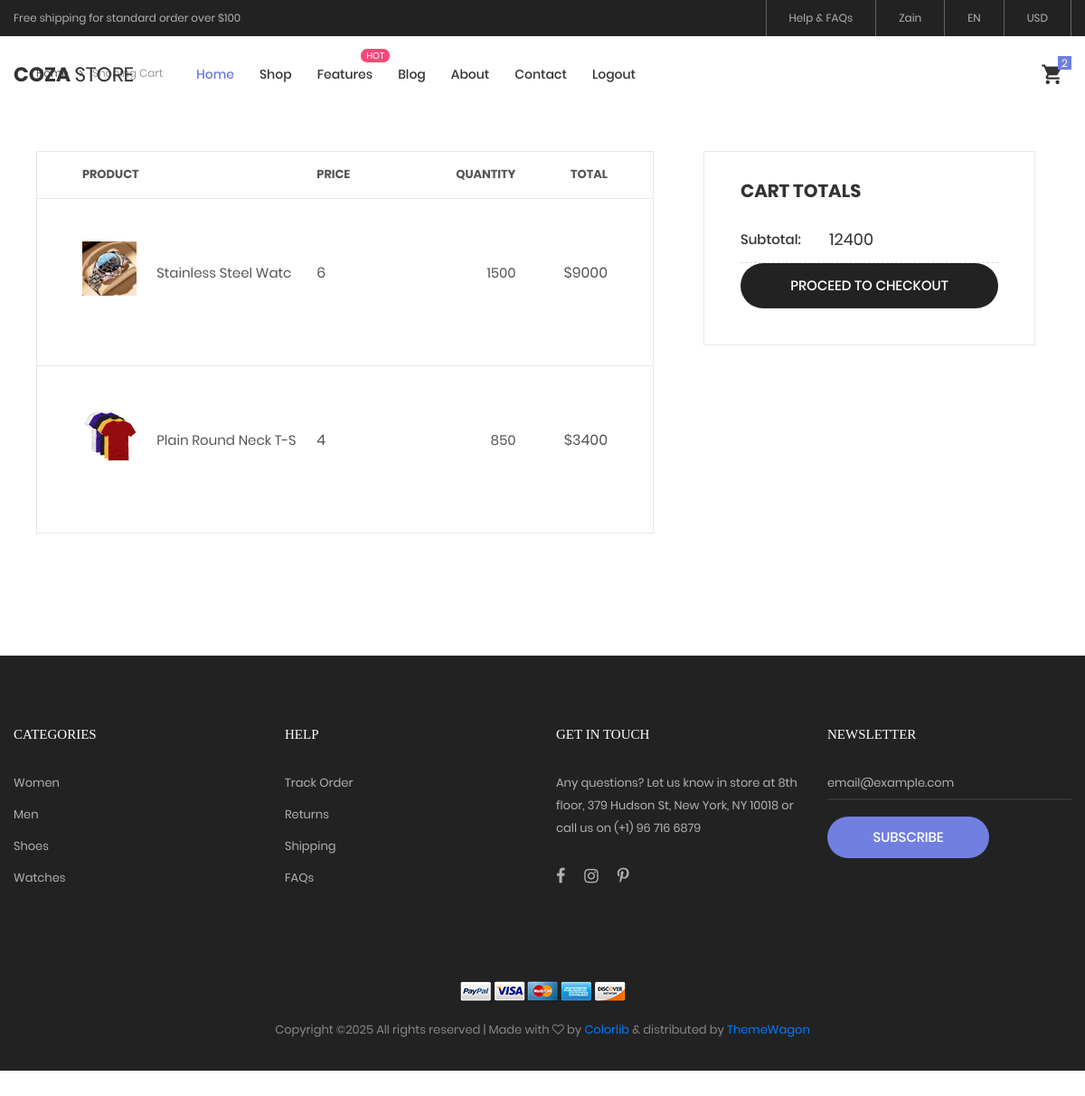
The app's page /shoping-cart.php (signed in), older data.
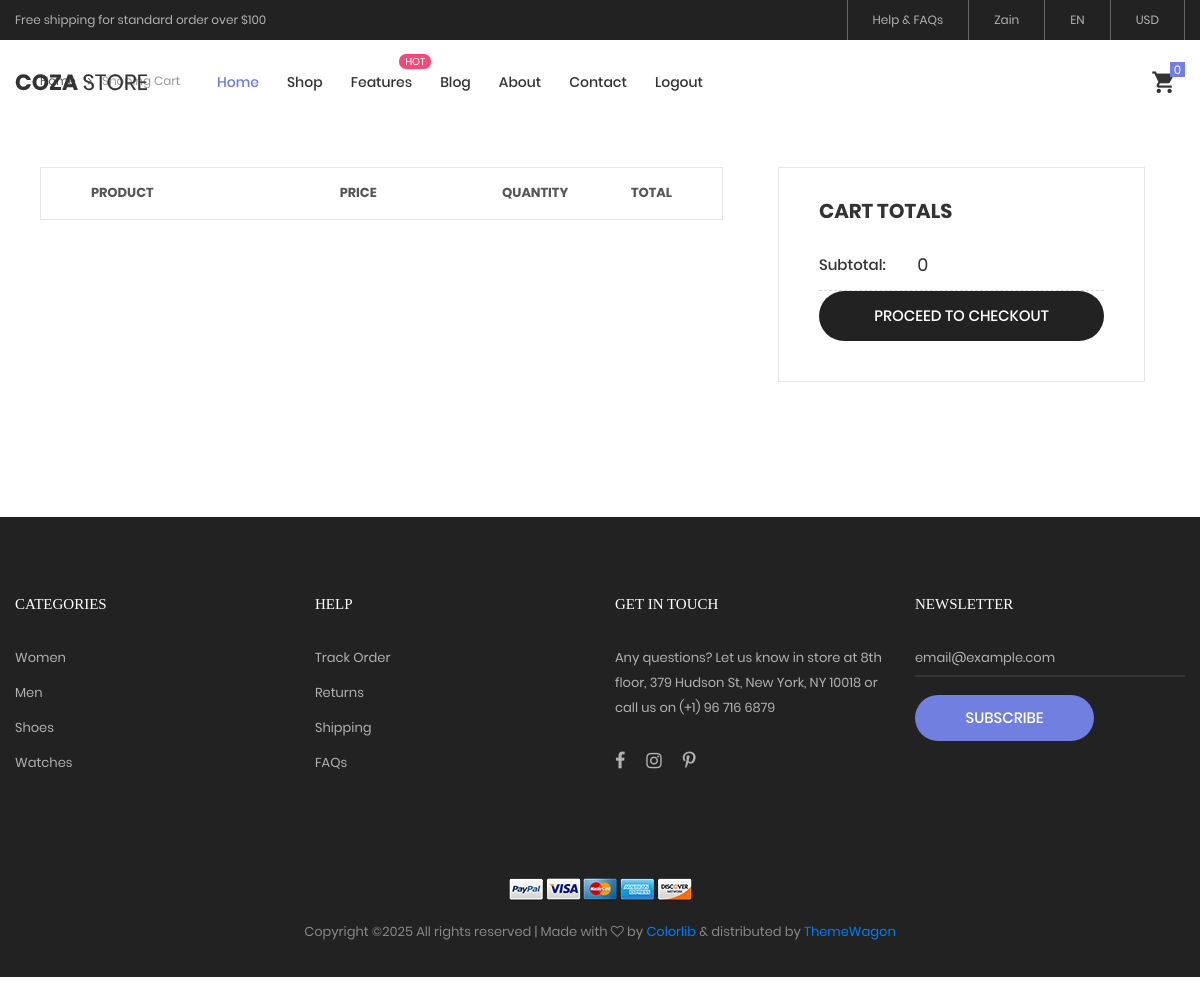
The same page, newer data.
### tables this page shows
CREATE TABLE `add_to_cart` (
  `cart_id` int(11) NOT NULL,
  `user_id` int(11) DEFAULT NULL,
  `product_id` int(11) DEFAULT NULL,
  `product_price` int(11) DEFAULT NULL,
  `product_qty` int(11) DEFAULT NULL
);

CREATE TABLE `add_product` (
  `p_id` int(11) NOT NULL,
  `p_name` varchar(20) DEFAULT NULL,
  `p_description` varchar(50) DEFAULT NULL,
  `p_qty` int(11) DEFAULT NULL,
  `p_price` int(11) DEFAULT NULL,
  `cat_id` int(11) DEFAULT NULL,
  `p_image` text DEFAULT NULL
);

### shoping-cart.php (the view, shortened to what this page needs)
<?php
include "header.php";
?>
	<div class="container">
		<div class="bread-crumb flex-w p-l-25 p-r-15 p-t-30 p-lr-0-lg">
			<a href="index.html" class="stext-109 cl8 hov-cl1 trans-04">
			</a>
			<span class="stext-109 cl4">
				Shoping Cart
			</span>
		</div>
	</div>
	<form class="bg0 p-t-75 p-b-85" action="code.php" method="POST">
		<div class="container">
			<div class="row">
				<div class="col-lg-10 col-xl-7 m-lr-auto m-b-50">
					<div class="m-l-25 m-r--38 m-lr-0-xl">
						<div class="wrap-table-shopping-cart">
							<table class="table-shopping-cart">
								<tr class="table_head">
									<th class="column-1">Product</th>
									<th class="column-2"></th>
									<th class="column-3">Price</th>
									<th class="column-4">Quantity</th>
									<th class="column-5">Total</th>
								</tr>
								<?php
	if(isset($_SESSION['user_id'])){
		$fetchcartdata = mysqli_query($con,"SELECT add_product.*,add_to_cart.* FROM add_product INNER JOIN add_to_cart
		ON add_product.p_id = add_to_cart.product_id WHERE add_to_cart.user_id= '".$_SESSION['user_id']."'");
		foreach($fetchcartdata as $value){
	?>
								<tr class="table_row">
									<td class="column-1">
										<div class="how-itemcart1">
											<img src="image/<?php echo $value['p_image'];?>" alt="IMG">
										</div>
									</td>
									<td class="column-2"><?php echo $value['p_name'];?></td>
									<td class="column-3"><?php echo $value['product_qty'];?></td>
									<td class="column-4">
										<?php echo $value['product_price'];?>
									</td>
									<td class="column-5">
										<?php
										echo "$" . $_SESSION['total_amount'];
										?>
									</td>
								</tr>
														<?php
									}
	}
	?>
							</table>
						</div>
					</div>
				</div>
				<div class="col-sm-10 col-lg-7 col-xl-5 m-lr-auto m-b-50">
					<div class="bor10 p-lr-40 p-t-30 p-b-40 m-l-63 m-r-40 m-lr-0-xl p-lr-15-sm">
						<h4 class="mtext-109 cl2 p-b-30">
							Cart Totals
						</h4>
						<div class="flex-w flex-t bor12 p-b-13">
							<div class="size-208">
								<span class="stext-110 cl2">
									Subtotal:
								</span>
							</div>
							<div class="size-209">
								<span class="mtext-110 cl2">
									<?php echo $_SESSION['g_total'];?>
								</span>
							</div>
						</div>
						<button class="flex-c-m stext-101 cl0 size-116 bg3 bor14 hov-btn3 p-lr-15 trans-04 pointer" name="orders">
							Proceed to Checkout
						</button>
					</div>
				</div>
			</div>
		</div>
	</form>
<?php
include "footer.php";
?>

### header.php (shortened to what this page needs)
<?php
include "code.php";
?>
<!DOCTYPE html>
<html lang="en">
<head>
	<link rel="stylesheet" type="text/css" href="vendor/bootstrap/css/bootstrap.min.css">
	<link rel="stylesheet" type="text/css" href="fonts/font-awesome-4.7.0/css/font-awesome.min.css">
	<link rel="stylesheet" type="text/css" href="fonts/iconic/css/material-design-iconic-font.min.css">
	<link rel="stylesheet" type="text/css" href="fonts/linearicons-v1.0.0/icon-font.min.css">
	<link rel="stylesheet" type="text/css" href="vendor/animate/animate.css">
	<link rel="stylesheet" type="text/css" href="vendor/css-hamburgers/hamburgers.min.css">
	<link rel="stylesheet" type="text/css" href="vendor/animsition/css/animsition.min.css">
	<link rel="stylesheet" type="text/css" href="vendor/select2/select2.min.css">
	<link rel="stylesheet" type="text/css" href="vendor/daterangepicker/daterangepicker.css">
	<link rel="stylesheet" type="text/css" href="vendor/slick/slick.css">
	<link rel="stylesheet" type="text/css" href="vendor/MagnificPopup/magnific-popup.css">
	<link rel="stylesheet" type="text/css" href="vendor/perfect-scrollbar/perfect-scrollbar.css">
	<link rel="stylesheet" type="text/css" href="css/util.css">
	<link rel="stylesheet" type="text/css" href="css/main.css">
</head>
<body class="animsition">
	<header>
		<div class="container-menu-desktop">
			<div class="top-bar">
				<div class="content-topbar flex-sb-m h-full container">
					<div class="left-top-bar">
						Free shipping for standard order over $100
					</div>
					<div class="right-top-bar flex-w h-full">
						<a href="#" class="flex-c-m trans-04 p-lr-25">
							Help & FAQs
						</a>
						<a href="#" class="flex-c-m trans-04 p-lr-25">
						<?php
						if(isset($_SESSION['user_name'])){
							echo $_SESSION['user_name'];
						}
						else{
							echo "My Account";
							?>
						</a>
						<?php
						}
						?>
						<a href="#" class="flex-c-m trans-04 p-lr-25">
							EN
						</a>
						<a href="#" class="flex-c-m trans-04 p-lr-25">
							USD
						</a>
					</div>
				</div>
			</div>
			<div class="wrap-menu-desktop">
				<nav class="limiter-menu-desktop container">
					<a href="#" class="logo">
						<img src="images/icons/logo-01.png" alt="IMG-LOGO">
					</a>
					<div class="menu-desktop">
						<ul class="main-menu">
							<li class="active-menu">
								<a href="index.html">Home</a>
							</li>
							<li>
								<a href="product.html">Shop</a>
							</li>
							<li class="label1" data-label1="hot">
								<a href="shoping-cart.html">Features</a>
							</li>
							<li>
								<a href="blog.html">Blog</a>
							</li>
							<li>
								<a href="about.html">About</a>
							</li>
							<li>
								<a href="contact.html">Contact</a>
							</li>
							<?php
							if(isset($_SESSION['user_id'])){
							?>
							<li>
								<a href="logout.php">Logout</a>
							</li>
							<?php
							}else{
							?>
							<li>
								<a href="login.php">Login</a>
							</li>
							<?php
							}
							?>
						</ul>
					</div>
					<div class="wrap-icon-header flex-w flex-r-m">
						<div class="icon-header-item cl2 hov-cl1 trans-04 p-l-22 p-r-11 icon-header-noti js-show-cart" data-notify="
						<?php
						$count = 0;
						if(isset($_SESSION['user_id'])){
							$query = mysqli_query($con, "SELECT * FROM add_to_cart WHERE user_id = '".$_SESSION['user_id']."'");
							foreach($query as $data){
								$count ++;
							}
						}
						echo $count;
						?>
						">
							<i class="zmdi zmdi-shopping-cart"></i>
						</div>
					</div>
				</nav>
			</div>
		</div>
	</header>

### footer.php (shortened to what this page needs)
	<footer class="bg3 p-t-75 p-b-32">
		<div class="container">
			<div class="row">
				<div class="col-sm-6 col-lg-3 p-b-50">
					<h4 class="stext-301 cl0 p-b-30">
						Categories
					</h4>
					<ul>
						<li class="p-b-10">
							<a href="#" class="stext-107 cl7 hov-cl1 trans-04">
								Women
							</a>
						</li>
						<li class="p-b-10">
							<a href="#" class="stext-107 cl7 hov-cl1 trans-04">
								Men
							</a>
						</li>
						<li class="p-b-10">
							<a href="#" class="stext-107 cl7 hov-cl1 trans-04">
								Shoes
							</a>
						</li>
						<li class="p-b-10">
							<a href="#" class="stext-107 cl7 hov-cl1 trans-04">
								Watches
							</a>
						</li>
					</ul>
				</div>
				<div class="col-sm-6 col-lg-3 p-b-50">
					<h4 class="stext-301 cl0 p-b-30">
						Help
					</h4>
					<ul>
						<li class="p-b-10">
							<a href="#" class="stext-107 cl7 hov-cl1 trans-04">
								Track Order
							</a>
						</li>
						<li class="p-b-10">
							<a href="#" class="stext-107 cl7 hov-cl1 trans-04">
								Returns
							</a>
						</li>
						<li class="p-b-10">
							<a href="#" class="stext-107 cl7 hov-cl1 trans-04">
								Shipping
							</a>
						</li>
						<li class="p-b-10">
							<a href="#" class="stext-107 cl7 hov-cl1 trans-04">
								FAQs
							</a>
						</li>
					</ul>
				</div>
				<div class="col-sm-6 col-lg-3 p-b-50">
					<h4 class="stext-301 cl0 p-b-30">
						GET IN TOUCH
					</h4>
					<p class="stext-107 cl7 size-201">
						Any questions? Let us know in store at 8th floor, 379 Hudson St, New York, NY 10018 or call us on (+1) 96 716 6879
					</p>
					<div class="p-t-27">
						<a href="#" class="fs-18 cl7 hov-cl1 trans-04 m-r-16">
							<i class="fa fa-facebook"></i>
						</a>
						<a href="#" class="fs-18 cl7 hov-cl1 trans-04 m-r-16">
							<i class="fa fa-instagram"></i>
						</a>
						<a href="#" class="fs-18 cl7 hov-cl1 trans-04 m-r-16">
							<i class="fa fa-pinterest-p"></i>
						</a>
					</div>
				</div>
				<div class="col-sm-6 col-lg-3 p-b-50">
					<h4 class="stext-301 cl0 p-b-30">
						Newsletter
					</h4>
					<form>
						<div class="wrap-input1 w-full p-b-4">
							<input class="input1 bg-none plh1 stext-107 cl7" type="text" name="email" placeholder="email@example.com">
						</div>
						<div class="p-t-18">
							<button class="flex-c-m stext-101 cl0 size-103 bg1 bor1 hov-btn2 p-lr-15 trans-04">
								Subscribe
							</button>
						</div>
					</form>
				</div>
			</div>
			<div class="p-t-40">
				<div class="flex-c-m flex-w p-b-18">
					<a href="#" class="m-all-1">
						<img src="images/icons/icon-pay-01.png" alt="ICON-PAY">
					</a>
					<a href="#" class="m-all-1">
						<img src="images/icons/icon-pay-02.png" alt="ICON-PAY">
					</a>
					<a href="#" class="m-all-1">
						<img src="images/icons/icon-pay-03.png" alt="ICON-PAY">
					</a>
					<a href="#" class="m-all-1">
						<img src="images/icons/icon-pay-04.png" alt="ICON-PAY">
					</a>
					<a href="#" class="m-all-1">
						<img src="images/icons/icon-pay-05.png" alt="ICON-PAY">
					</a>
				</div>
				<p class="stext-107 cl6 txt-center">
Copyright &copy;<script>document.write(new Date().getFullYear());</script> All rights reserved | Made with <i class="fa fa-heart-o" aria-hidden="true"></i> by <a href="https://colorlib.com" target="_blank">Colorlib</a> &amp; distributed by <a href="https://themewagon.com" target="_blank">ThemeWagon</a>
				</p>
			</div>
		</div>
	</footer>
</body>
</html>

Row changes from the older to the newer data that the page shows:
removed add_to_cart: product.p_image (picture), product.p_name "Stainless Steel Watc", product_qty "6", product_price "1500", total_amount "9000"
removed add_to_cart: product.p_image (picture), product.p_name "Plain Round Neck T-S", product_qty "4", product_price "850", total_amount "3400"
Text that changed along with them:
$_SESSION['g_total']: "12400" → "0"
